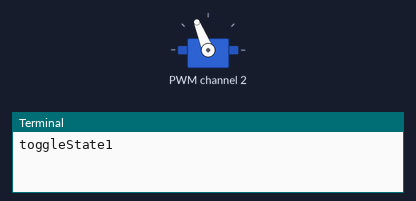
A program run on a simulated Raspberry Pi (BCM pin numbers). Shown: servo, the last lines printed to the terminal. Servo angles are drawn from the pulse width (0.5 ms = 0°, 2.5 ms = 180°). At 2.8 s the program stops and its outputs stay as they are.

Above: at 0.41 s.
At 1.42 s:
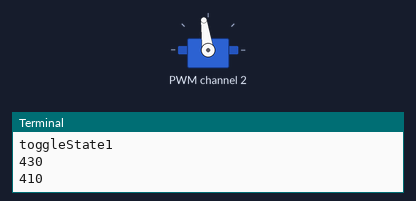
At 2.62 s:
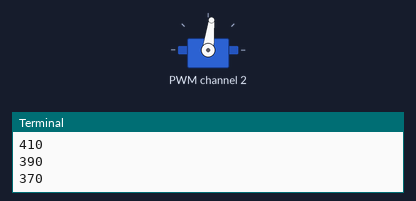
Timing chart, 0 to 4.3 s (numbered marks = the images above):
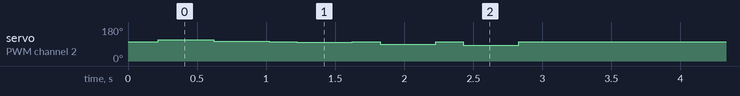

The program:

motor.py
```python
import curses, sys, os
#Servo controller connected to IC2
import Adafruit_PCA9685
pwm = Adafruit_PCA9685.PCA9685()
pwm.set_pwm_freq(60)

from time import sleep


#ESC Brushles motor states: direction, on/off
toggleState = 400
throttle = 450
delta = 20
print("toggleState1")
pwm.set_pwm(2,0,toggleState)
sleep(0.2)
for i in range(1,6):
    pwm_value = throttle -i*delta
    if pwm_value < toggleState:
        pwm.set_pwm(2,0,toggleState)
        sleep(0.2)
    pwm.set_pwm(2,0, pwm_value)
    sleep(0.4)
    print(pwm_value)
pwm.set_pwm(2,0,toggleState)
```

Measured:
- by itself, servo on PWM channel 2: 101° → 112° at 0.22 s, → 105° 0.40 s later, → 101° 0.40 s later, → 98° 0.20 s later, … (9 changes in this stretch)
